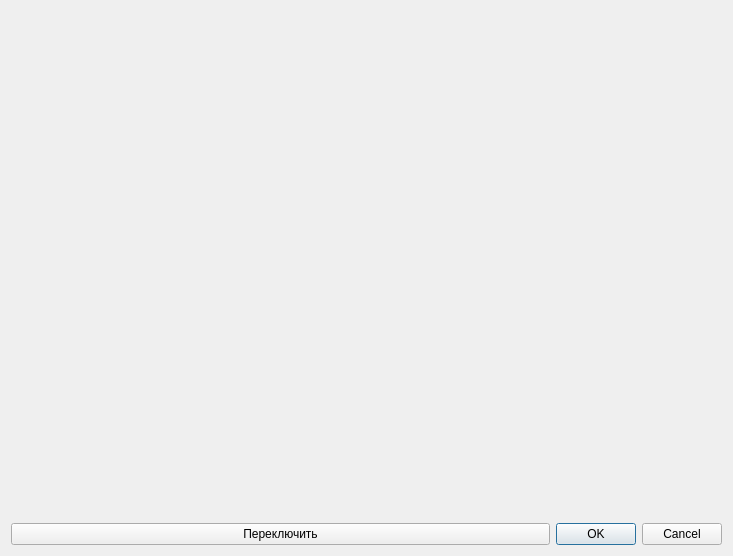
<?xml version="1.0" encoding="UTF-8"?>
<ui version="4.0">
 <class>AmbCardJournalDialog</class>
 <widget class="QDialog" name="AmbCardJournalDialog">
  <property name="geometry">
   <rect>
    <x>0</x>
    <y>0</y>
    <width>733</width>
    <height>556</height>
   </rect>
  </property>
  <property name="sizePolicy">
   <sizepolicy hsizetype="Preferred" vsizetype="Preferred">
    <horstretch>0</horstretch>
    <verstretch>0</verstretch>
   </sizepolicy>
  </property>
  <property name="windowTitle">
   <string>Dialog</string>
  </property>
  <layout class="QGridLayout" name="gridLayout">
   <item row="0" column="0" colspan="2">
    <widget class="CAmbCardJournalPage" name="ambCardPage" native="true"/>
   </item>
   <item row="1" column="1">
    <widget class="QDialogButtonBox" name="buttonBox">
     <property name="sizePolicy">
      <sizepolicy hsizetype="Fixed" vsizetype="Fixed">
       <horstretch>0</horstretch>
       <verstretch>0</verstretch>
      </sizepolicy>
     </property>
     <property name="orientation">
      <enum>Qt::Horizontal</enum>
     </property>
     <property name="standardButtons">
      <set>QDialogButtonBox::Cancel|QDialogButtonBox::Ok</set>
     </property>
    </widget>
   </item>
   <item row="1" column="0">
    <widget class="QPushButton" name="btnRowSelect">
     <property name="sizePolicy">
      <sizepolicy hsizetype="Expanding" vsizetype="Fixed">
       <horstretch>0</horstretch>
       <verstretch>0</verstretch>
      </sizepolicy>
     </property>
     <property name="text">
      <string>Переключить</string>
     </property>
    </widget>
   </item>
  </layout>
 </widget>
 <customwidgets>
  <customwidget>
   <class>CAmbCardJournalPage</class>
   <extends>QWidget</extends>
   <header>Events/AmbCardJournalPage.h</header>
   <container>1</container>
  </customwidget>
 </customwidgets>
 <resources/>
 <connections>
  <connection>
   <sender>buttonBox</sender>
   <signal>accepted()</signal>
   <receiver>AmbCardJournalDialog</receiver>
   <slot>accept()</slot>
   <hints>
    <hint type="sourcelabel">
     <x>248</x>
     <y>254</y>
    </hint>
    <hint type="destinationlabel">
     <x>157</x>
     <y>274</y>
    </hint>
   </hints>
  </connection>
  <connection>
   <sender>buttonBox</sender>
   <signal>rejected()</signal>
   <receiver>AmbCardJournalDialog</receiver>
   <slot>reject()</slot>
   <hints>
    <hint type="sourcelabel">
     <x>316</x>
     <y>260</y>
    </hint>
    <hint type="destinationlabel">
     <x>286</x>
     <y>274</y>
    </hint>
   </hints>
  </connection>
 </connections>
</ui>
